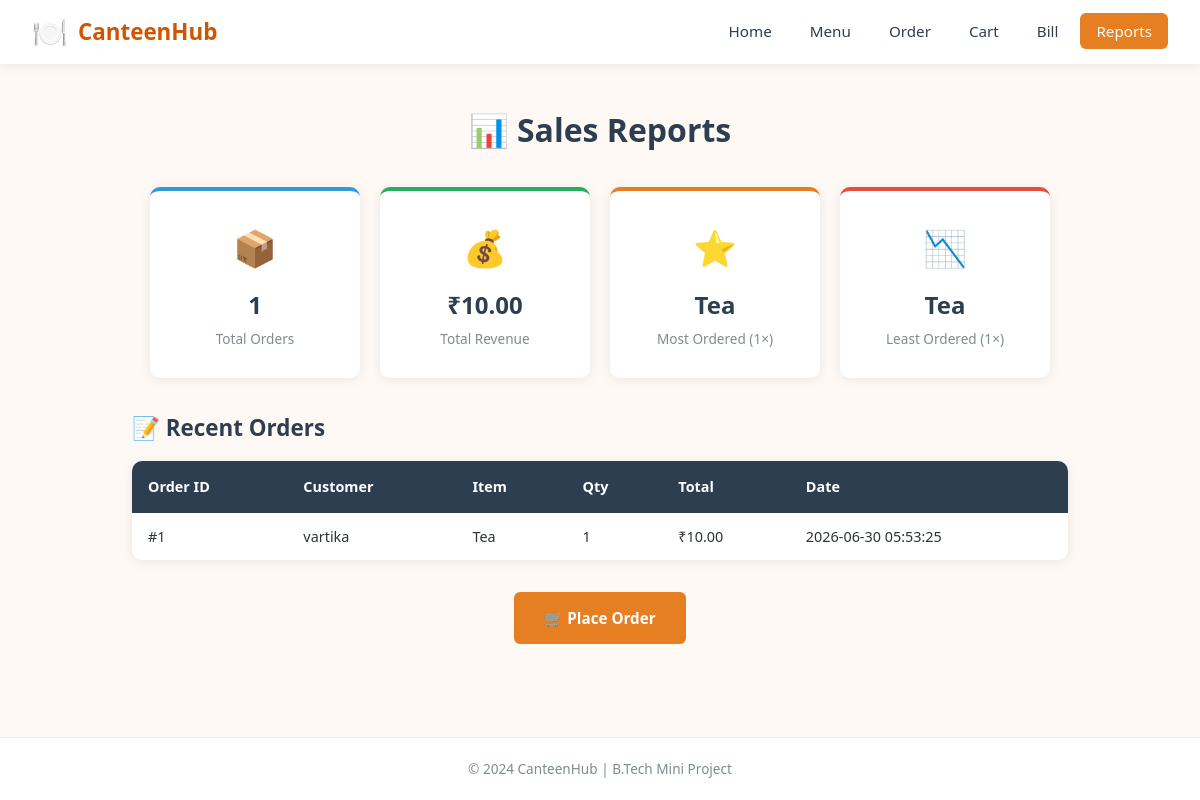
Page /reports on the committed database.
### tables this page shows
CREATE TABLE orders (
            order_id      INTEGER PRIMARY KEY AUTOINCREMENT,
            customer_name TEXT    NOT NULL,
            item_name     TEXT    NOT NULL,
            quantity      INTEGER NOT NULL,
            total_price   REAL    NOT NULL,
            order_date    TEXT    NOT NULL
        );

### app.py (the view)
@app.route("/reports")
def reports():
    conn = get_connection()
    total_orders = conn.execute("SELECT COUNT(*) FROM orders").fetchone()[0]
    total_revenue = conn.execute(
        "SELECT COALESCE(SUM(total_price), 0) FROM orders"
    ).fetchone()[0]
    most_ordered = conn.execute("""
        SELECT item_name, SUM(quantity) AS total_qty
        FROM orders
        GROUP BY item_name
        ORDER BY total_qty DESC
        LIMIT 1
    """).fetchone()
    least_ordered = conn.execute("""
        SELECT item_name, SUM(quantity) AS total_qty
        FROM orders
        GROUP BY item_name
        ORDER BY total_qty ASC
        LIMIT 1
    """).fetchone()
    recent = conn.execute(
        "SELECT * FROM orders ORDER BY order_date DESC LIMIT 20"
    ).fetchall()
    conn.close()
    return render_template(
        "reports.html",
        total_orders=total_orders,
        total_revenue=total_revenue,
        most_ordered=most_ordered,
        least_ordered=least_ordered,
        recent_orders=recent,
    )

### database.py (called while the page is built)
def get_connection():
    conn = sqlite3.connect(DB_PATH, detect_types=sqlite3.PARSE_DECLTYPES)
    conn.row_factory = sqlite3.Row  # so we can access columns by name
    return conn

### templates/reports.html (shortened to what this page needs)
<!DOCTYPE html>
<html lang="en">
<head>
    <link rel="stylesheet" href="{{ url_for('static', filename='style.css') }}">
</head>
<body>
    <nav class="navbar">
        <div class="nav-brand">
            <span class="nav-logo">🍽️</span>
            <span>CanteenHub</span>
        </div>
        <ul class="nav-links">
            <li><a href="/">        Home</a></li>
            <li><a href="/menu">    Menu</a></li>
            <li><a href="/order">   Order</a></li>
            <li><a href="/cart">    Cart</a></li>
            <li><a href="/bill">    Bill</a></li>
            <li><a href="/reports" class="active">Reports</a></li>
        </ul>
    </nav>
    <section class="page-section">
        <h1 class="page-title">📊 Sales Reports</h1>
        <div class="report-cards">
            <div class="report-card blue">
                <div class="report-icon">📦</div>
                <div class="report-value">{{ total_orders }}</div>
                <div class="report-label">Total Orders</div>
            </div>
            <div class="report-card green">
                <div class="report-icon">💰</div>
                <div class="report-value">₹{{ "%.2f"|format(total_revenue) }}</div>
                <div class="report-label">Total Revenue</div>
            </div>
            <div class="report-card orange">
                <div class="report-icon">⭐</div>
                <div class="report-value">
                    {% if most_ordered %}
                        {{ most_ordered.item_name }}
                    {% else %}
                        N/A
                    {% endif %}
                </div>
                <div class="report-label">
                    Most Ordered
                    {% if most_ordered %}
                        ({{ most_ordered.total_qty }}×)
                    {% endif %}
                </div>
            </div>
            <div class="report-card red">
                <div class="report-icon">📉</div>
                <div class="report-value">
                    {% if least_ordered %}
                        {{ least_ordered.item_name }}
                    {% else %}
                        N/A
                    {% endif %}
                </div>
                <div class="report-label">
                    Least Ordered
                    {% if least_ordered %}
                        ({{ least_ordered.total_qty }}×)
                    {% endif %}
                </div>
            </div>
        </div>
        <h2 class="section-subtitle">📝 Recent Orders</h2>
        {% if recent_orders %}
        <div class="table-wrapper">
            <table class="data-table">
                <thead>
                    <tr>
                        <th>Order ID</th>
                        <th>Customer</th>
                        <th>Item</th>
                        <th>Qty</th>
                        <th>Total</th>
                        <th>Date</th>
                    </tr>
                </thead>
                <tbody>
                    {% for order in recent_orders %}
                    <tr>
                        <td>#{{ order.order_id }}</td>
                        <td>{{ order.customer_name }}</td>
                        <td>{{ order.item_name }}</td>
                        <td>{{ order.quantity }}</td>
                        <td>₹{{ "%.2f"|format(order.total_price) }}</td>
                        <td>{{ order.order_date }}</td>
                    </tr>
                    {% endfor %}
                </tbody>
            </table>
        </div>
        {% else %}
        <div class="empty-state">
            <div class="empty-icon">📭</div>
            <p>No orders placed yet.</p>
        </div>
        {% endif %}
        <div class="section-action">
            <a href="/order" class="btn btn-primary">🛒 Place Order</a>
        </div>
    </section>
    <footer>
        <p>&copy; 2024 CanteenHub | B.Tech Mini Project</p>
    </footer>
</body>
</html>

### static/style.css (style rules this page uses)
*, *::before, *::after { margin: 0; padding: 0; box-sizing: border-box; }
:root { --primary: #e67e22; --primary-dark: #d35400; --secondary: #2c3e50; --accent: #27ae60; --danger: #e74c3c; --light: #fef9f4; --white: #ffffff; --gray-100: #f7f7f7; --gray-200: #ecf0f1; --gray-400: #bdc3c7; --gray-600: #7f8c8d; --gray-800: #2d3436; --shadow: 0 2px 12px rgba(0,0,0,0.08); --shadow-lg: 0 8px 30px rgba(0,0,0,0.12); --radius: 10px; --radius-sm: 6px; --transition: 0.25s ease; }
body { font-family: "Segoe UI", system-ui, -apple-system, sans-serif; background: var(--light); color: var(--gray-800); line-height: 1.6; min-height: 100vh; display: flex; flex-direction: column; }
.navbar { display: flex; justify-content: space-between; align-items: center; padding: 0 32px; height: 64px; background: var(--white); box-shadow: var(--shadow); position: sticky; top: 0; z-index: 100; }
.nav-brand { display: flex; align-items: center; gap: 10px; font-size: 1.4rem; font-weight: 700; color: var(--primary-dark); }
.nav-logo { font-size: 1.8rem; }
.nav-links { list-style: none; display: flex; gap: 6px; }
.nav-links a { text-decoration: none; color: var(--secondary); padding: 8px 16px; border-radius: var(--radius-sm); font-weight: 500; font-size: 0.95rem; transition: var(--transition); }
.nav-links a:hover, .nav-links a.active { background: var(--primary); color: var(--white); }
.btn { display: inline-block; padding: 12px 28px; border-radius: var(--radius-sm); text-decoration: none; font-weight: 600; font-size: 0.95rem; cursor: pointer; border: 2px solid transparent; transition: var(--transition); text-align: center; }
.btn-primary { background: var(--primary); color: var(--white); }
.page-section { flex: 1; padding: 40px 32px; max-width: 1000px; margin: 0 auto; width: 100%; }
.page-title { text-align: center; font-size: 2rem; margin-bottom: 32px; color: var(--secondary); }
.section-subtitle { font-size: 1.4rem; color: var(--secondary); margin: 32px 0 16px; }
.section-action { text-align: center; margin-top: 32px; }
.table-wrapper { overflow-x: auto; border-radius: var(--radius); box-shadow: var(--shadow); }
.data-table { width: 100%; border-collapse: collapse; background: var(--white); font-size: 0.9rem; }
.data-table thead { background: var(--secondary); color: var(--white); }
.data-table th { padding: 14px 16px; text-align: left; font-weight: 600; white-space: nowrap; }
.data-table td { padding: 12px 16px; border-bottom: 1px solid var(--gray-200); }
.data-table tbody tr:last-child td { border-bottom: none; }
.report-cards { display: flex; gap: 20px; flex-wrap: wrap; justify-content: center; margin-bottom: 32px; }
.report-card { background: var(--white); border-radius: var(--radius); padding: 28px 24px; text-align: center; width: 210px; box-shadow: var(--shadow); transition: var(--transition); border-top: 4px solid; }
.report-card.blue { border-color: #3498db; }
.report-card.green { border-color: var(--accent); }
.report-card.orange { border-color: var(--primary); }
.report-card.red { border-color: var(--danger); }
.report-icon { font-size: 2.2rem; margin-bottom: 10px; }
.report-value { font-size: 1.5rem; font-weight: 700; color: var(--secondary); margin-bottom: 4px; word-break: break-word; }
.report-label { font-size: 0.85rem; color: var(--gray-600); font-weight: 500; }
footer { text-align: center; padding: 20px; color: var(--gray-600); font-size: 0.85rem; border-top: 1px solid var(--gray-200); margin-top: auto; background: var(--white); }

### rows in the picture
orders: item_name "Tea", order_id "1", customer_name "vartika", quantity "1", total_price "10.00", order_date "2026-06-30 05:53:25"

### other values in the picture
{{ total_orders }} "1"
{{ "%.2f"|format(total_revenue) }} "10.00"
{{ most_ordered.total_qty }} "1"
{{ least_ordered.total_qty }} "1"
